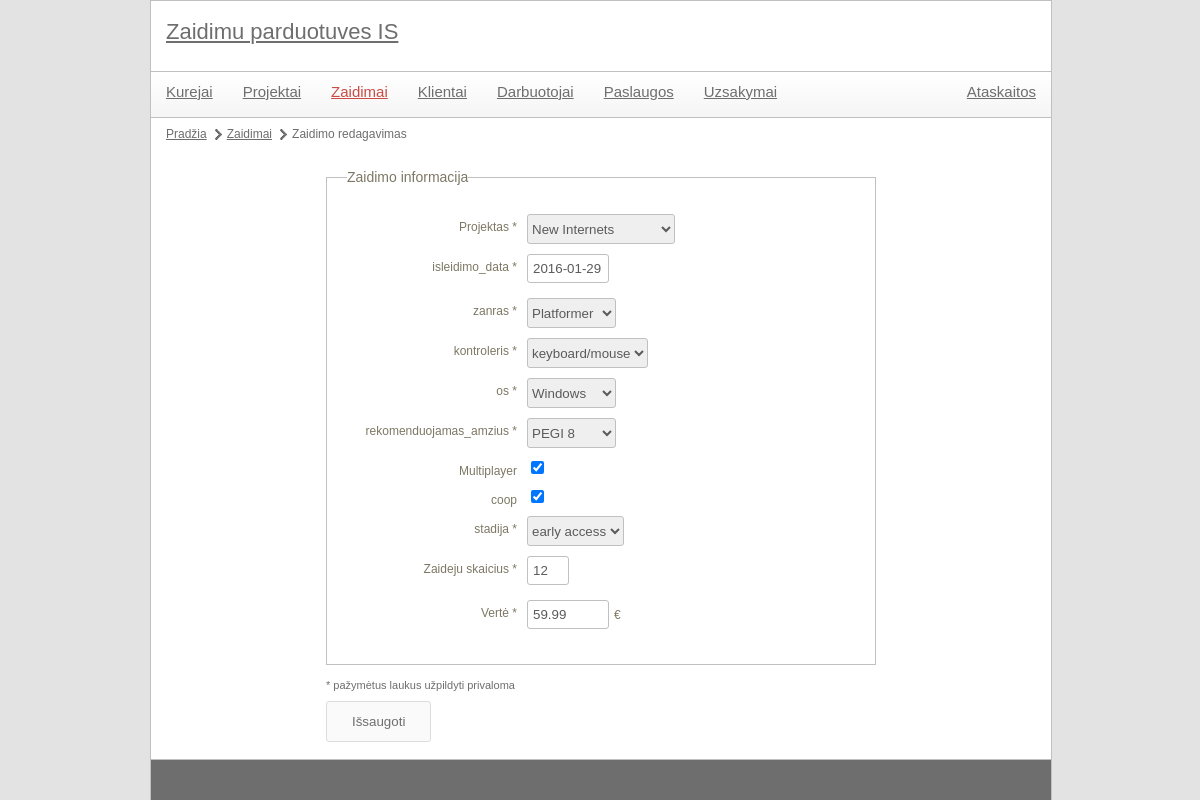
The page /index.php?module=game&action=edit&id=1 on the database its author committed.
### tables this page shows
CREATE TABLE `zaidimai` (
  `id` int(11) NOT NULL,
  `isleidimo_data` date NOT NULL,
  `multiplayer` tinyint(1) NOT NULL,
  `coop` tinyint(1) NOT NULL,
  `zaideju_skaicius` smallint(6) NOT NULL,
  `verte` decimal(8,2) NOT NULL,
  `zanras` int(11) NOT NULL,
  `kontroleris` int(11) NOT NULL,
  `os` int(11) NOT NULL,
  `rekomenduojamas_amzius` int(11) NOT NULL,
  `stadija` int(11) DEFAULT NULL,
  `fk_projektas` int(11) NOT NULL
);

### controls/game_edit.php (called while the page is built, shortened)
<?php
include 'libraries/games.class.php';
$carsObj = new games();
include 'libraries/creators.class.php';
$brandsObj = new creators();
include 'libraries/projects.class.php';
$modelsObj = new projects();
$data = array();
$required = array('projektas', 'isleidimo_data', 'zanras', 'kontroleris', 'os', 'rekomenduojamas_amzius', 'stadija', 'zaideju_skaicius', 'verte');
$maxLengths = array (
	'zaideju_skaicius' => 9999
);
if(!empty($_POST['submit'])) {
	$validations = array (
		'projektas' => 'positivenumber',
		'isleidimo_data' => 'date',
		'zanras' => 'positivenumber',
		'kontroleris' => 'positivenumber',
		'os' => 'positivenumber',
		'rekomenduojamas_amzius' => 'positivenumber',
		'stadija' => 'positivenumber',
		'zaideju_skaicius' => 'positivenumber',
		'verte' => 'price'
		);
	include 'utils/validator.class.php';
	$validator = new validator($validations, $required, $maxLengths);
	if($validator->validate($_POST)) {
		$dataPrepared = $validator->preparePostFieldsForSQL();
		if(isset($dataPrepared['multiplayer']) && $dataPrepared['multiplayer'] == 'on') {
			$dataPrepared['multiplayer'] = 1;
		} else {
			$dataPrepared['multiplayer'] = 0;
		}
		if(isset($dataPrepared['coop']) && $dataPrepared['coop'] == 'on') {
			$dataPrepared['coop'] = 1;
		} else {
			$dataPrepared['coop'] = 0;
		}
		$carsObj->updateCar($dataPrepared);
		header("Location: index.php?module={$module}&action=list");
		die();
	} else {
		$formErrors = $validator->getErrorHTML();
		$data = $_POST;
	}
} else {
	$data = $carsObj->getCar($id);
}
include 'templates/game_form.tpl.php';
?>

### index.php (called while the page is built, shortened)
<?php
	include 'utils/mysql.class.php';
	if(isset($_GET['module'])) {
		$module = mysql::escape($_GET['module']);
	}
	include 'templates/main.tpl.php';
?>

### utils/mysql.class.php (called while the page is built, shortened)
<?php
class mysql {
    protected static $connection;
    public static function connect() {
		if(!isset(self::$connection)) {
            self::$connection = new mysqli(config::DB_SERVER, config::DB_USERNAME, config::DB_PASSWORD, config::DB_NAME);
        }
        return self::$connection;
    }
    public static function query($query) {
        $connection = mysql::connect();
        $result = $connection->query($query);
        return $result;
    }
    public static function select($query) {
        $rows = array();
        $result = mysql::query($query);
        while ($row = $result->fetch_assoc()) {
            $rows[] = $row;
        }
        return $rows;
    }
	public static function escape($field) {
		$connection =  mysql::connect();
		return mysqli_real_escape_string($connection, $field);
	}
}

### libraries/creators.class.php (called while the page is built, shortened)
<?php
class creators {
	private $kurejai_lentele = '';
	public function __construct() {
		$this->kurejai_lentele = config::DB_PREFIX . 'kurejai';
	}
	public function getBrandList($limit = null, $offset = null) {
		$limitOffsetString = "";
		$query = "  SELECT *
					FROM {$this->kurejai_lentele}{$limitOffsetString}";
		$data = mysql::select($query);
		return $data;
	}
}

### libraries/projects.class.php (called while the page is built, shortened)
<?php
class projects {
	private $projektai_lentele = '';
	public function __construct() {
		$this->projektai_lentele = config::DB_PREFIX . 'projektai';
	}
	public function getModelListByBrand($brandId) {
		$query = "  SELECT *
					FROM `{$this->projektai_lentele}`
					WHERE `fk_kurejas`='{$brandId}'";
		$data = mysql::select($query);
		return $data;
	}
}

### libraries/games.class.php (called while the page is built, shortened)
<?php
class games {
	private $automobiliai_lentele = '';
	private $auto_busenos_lentele = '';
	private $degalu_tipai_lentele = '';
	private $kebulu_tipai_lentele = '';
	private $pavaru_dezes_lentele = '';
	private $lagaminai_lentele = '';
	public function __construct() {
		$this->automobiliai_lentele = config::DB_PREFIX . 'zaidimai';
		$this->auto_busenos_lentele = config::DB_PREFIX . 'zaidimu_stadijos';
		$this->degalu_tipai_lentele = config::DB_PREFIX . 'kontroleriai';
		$this->kebulu_tipai_lentele = config::DB_PREFIX . 'os';
		$this->pavaru_dezes_lentele = config::DB_PREFIX . 'zanrai';
		$this->lagaminai_lentele = config::DB_PREFIX . 'rekomenduojami_amziai';
	}
	public function getCar($id) {
		$query = "  SELECT `{$this->automobiliai_lentele}`.`id`,
						   `{$this->automobiliai_lentele}`.`isleidimo_data`,
						   `{$this->automobiliai_lentele}`.`multiplayer`,
						   `{$this->automobiliai_lentele}`.`coop`,
						   `{$this->automobiliai_lentele}`.`zaideju_skaicius`,
						   `{$this->automobiliai_lentele}`.`verte`,
						   `{$this->automobiliai_lentele}`.`zanras`,
						   `{$this->automobiliai_lentele}`.`kontroleris`,
						   `{$this->automobiliai_lentele}`.`os`,
						   `{$this->automobiliai_lentele}`.`rekomenduojamas_amzius`,
						   `{$this->automobiliai_lentele}`.`stadija`,
						   `{$this->automobiliai_lentele}`.`fk_projektas` AS `projektas`
					FROM `{$this->automobiliai_lentele}`
					WHERE `{$this->automobiliai_lentele}`.`id`='{$id}'";
		$data = mysql::select($query);
		return $data[0];
	}
	public function getGearboxList() {
		$query = "  SELECT *
					FROM `{$this->pavaru_dezes_lentele}`";
		$data = mysql::select($query);
		return $data;
	}
	public function getFuelTypeList() {
		$query = "  SELECT *
					FROM `{$this->degalu_tipai_lentele}`";
		$data = mysql::select($query);
		return $data;
	}
	public function getBodyTypeList() {
		$query = "  SELECT *
					FROM `{$this->kebulu_tipai_lentele}`";
		$data = mysql::select($query);
		return $data;
	}
	public function getLugageTypeList() {
		$query = "  SELECT *
					FROM `{$this->lagaminai_lentele}`";
		$data = mysql::select($query);
		return $data;
	}
	public function getCarStateList() {
		$query = "  SELECT *
					FROM `{$this->auto_busenos_lentele}`";
		$data = mysql::select($query);
		return $data;
	}
}

### templates/game_form.tpl.php (the view, shortened to what this page needs)
<ul id="pagePath">
	<li><a href="index.php">Pradžia</a></li>
	<li><a href="index.php?module=<?php echo $module; ?>&action=list">Zaidimai</a></li>
	<li><?php if(!empty($id)) echo "Zaidimo redagavimas"; else echo "Naujas zaidimas"; ?></li>
</ul>
<div id="formContainer">
	<form action="" method="post">
		<fieldset>
			<legend>Zaidimo informacija</legend>
			<p>
				<label class="field" for="projektas">Projektas<?php echo in_array('projektas', $required) ? '<span> *</span>' : ''; ?></label>
				<select id="projektas" name="projektas">
					<?php
						$brands = $brandsObj->getBrandList();
						foreach($brands as $key => $val) {
							echo "<optgroup label='{$val['pavadinimas']}'>";
							$models = $modelsObj->getModelListByBrand($val['id']);
							foreach($models as $key2 => $val2) {
								$selected = "";
								if(isset($data['projektas']) && $data['projektas'] == $val2['id']) {
									$selected = " selected='selected'";
								}
								echo "<option{$selected} value='{$val2['id']}'>{$val2['pavadinimas']}</option>";
							}
						}
					?>
				</select>
			</p>
			<p>
				<label class="field" for="pagaminimo_data">isleidimo_data<?php echo in_array('isleidimo_data', $required) ? '<span> *</span>' : ''; ?></label>
				<input type="text" id="isleidimo_data" name="isleidimo_data" class="textbox textbox-70 date" value="<?php echo isset($data['isleidimo_data']) ? $data['isleidimo_data'] : ''; ?>"></p>
			<p>
				<label class="field" for="zanras">zanras<?php echo in_array('zanras', $required) ? '<span> *</span>' : ''; ?></label>
				<select id="zanras" name="zanras">
					<?php
						$gearboxes = $carsObj->getGearboxList();
						foreach($gearboxes as $key => $val) {
							$selected = "";
							if(isset($data['zanras']) && $data['zanras'] == $val['id']) {
								$selected = " selected='selected'";
							}
							echo "<option{$selected} value='{$val['id']}'>{$val['name']}</option>";
						}
					?>
				</select>
			</p>
			<p>
				<label class="field" for="kontroleris">kontroleris<?php echo in_array('kontroleris', $required) ? '<span> *</span>' : ''; ?></label>
				<select id="kontroleris" name="kontroleris">
					<?php
						$fueltypes = $carsObj->getFuelTypeList();
						foreach($fueltypes as $key => $val) {
							$selected = "";
							if(isset($data['kontroleris']) && $data['kontroleris'] == $val['id']) {
								$selected = " selected='selected'";
							}
							echo "<option{$selected} value='{$val['id']}'>{$val['name']}</option>";
						}
					?>
				</select>
			</p>
			<p>
				<label class="field" for="os">os<?php echo in_array('os', $required) ? '<span> *</span>' : ''; ?></label>
				<select id="os" name="os">
					<?php
						$bodytypes = $carsObj->getBodyTypeList();
						foreach($bodytypes as $key => $val) {
							$selected = "";
							if(isset($data['os']) && $data['os'] == $val['id']) {
								$selected = " selected='selected'";
							}
							echo "<option{$selected} value='{$val['id']}'>{$val['name']}</option>";
						}
					?>
				</select>
			</p>
			<p>
				<label class="field" for="rekomenduojamas_amzius">rekomenduojamas_amzius<?php echo in_array('rekomenduojamas_amzius', $required) ? '<span> *</span>' : ''; ?></label>
				<select id="rekomenduojamas_amzius" name="rekomenduojamas_amzius">
					<?php
						$lugage = $carsObj->getLugageTypeList();
						foreach($lugage as $key => $val) {
							$selected = "";
							if(isset($data['rekomenduojamas_amzius']) && $data['rekomenduojamas_amzius'] == $val['id']) {
								$selected = " selected='selected'";
							}
							echo "<option{$selected} value='{$val['id']}'>{$val['name']}</option>";
						}
					?>
				</select>
			</p>
			<p>
				<label class="field" for="multiplayer">Multiplayer</label>
				<input type="checkbox" id="multiplayer" name="multiplayer"<?php echo (isset($data['multiplayer']) && ($data['multiplayer'] == 1 || $data['multiplayer'] == 'on'))  ? ' checked="checked"' : ''; ?>>
			</p>
			<p>
				<label class="field" for="coop">coop</label>
				<input type="checkbox" id="coop" name="coop"<?php echo (isset($data['coop']) && ($data['coop'] == 1 || $data['coop'] == 'on'))  ? ' checked="checked"' : ''; ?>>
			</p>
                        <p>
				<label class="field" for="stadija">stadija<?php echo in_array('stadija', $required) ? '<span> *</span>' : ''; ?></label>
				<select id="stadija" name="stadija">
					<?php
						$car_states = $carsObj->getCarStateList();
						foreach($car_states as $key => $val) {
							$selected = "";
							if(isset($data['stadija']) && $data['stadija'] == $val['ID']) {
								$selected = " selected='selected'";
							}
							echo "<option{$selected} value='{$val['ID']}'>{$val['name']}</option>";
						}
					?>
				</select>
			</p>
			<p>
				<label class="field" for="zaideju_skaicius">Zaideju skaicius<?php echo in_array('zaideju_skaicius', $required) ? '<span> *</span>' : ''; ?></label>
				<input type="text" id="zaideju_skaicius" name="zaideju_skaicius" class="textbox textbox-30" value="<?php echo isset($data['zaideju_skaicius']) ? $data['zaideju_skaicius'] : ''; ?>">
			</p>
			<p>
				<label class="field" for="verte">Vertė<?php echo in_array('verte', $required) ? '<span> *</span>' : ''; ?></label>
				<input type="text" id="verte" name="verte" class="textbox textbox-70" value="<?php echo isset($data['verte']) ? $data['verte'] : ''; ?>"><span class="units">&euro;</span>
			</p>
		</fieldset>
		<p class="required-note">* pažymėtus laukus užpildyti privaloma</p>
		<p>
			<input type="submit" class="submit button" name="submit" value="Išsaugoti">
		</p>
	</form>
</div>

### style/main.css (style rules this page uses)
body { color: #6e6e6e; font-family: Verdana, Geneva, sans-serif; font-size: 12px; background-color: #e3e3e3; width: 900px; margin: 0px auto; }
a { color: #6e6e6e; }
.button { background-color: #fafafa; border: 1px solid #ddd; padding: 12px 25px; display: block; text-decoration: none; color: #6e6e6e; border-radius: 3px; moz-border-radius: 3px; }
#contentMain #pagePath { margin: 10px 0px 10px 0px; display: block; float: left; }
#contentMain #pagePath li { float: left; display: block; margin-right: 5px; background: url(images/page-path-separator.png) center right no-repeat; padding-right: 15px; }
#contentMain #pagePath li:last-child { background: none; }
#formContainer { margin: 20px auto 17px auto; width: 550px; }
#formContainer p.required-note { margin-bottom: 10px; font-size: 11px; }
fieldset { width: 528px; margin-bottom: 15px; border: 1px solid #c0c0c0; color: #7D7764; padding: 25px 0px 25px 20px; }
legend { font-size: 14px; }
label.field { text-align: right; width: 165px; float: left; margin-top: 7px; margin-right: 10px; }
input.textbox { color: #5b5b5b; height: 25px; padding-left: 5px; padding-right: 5px; border-radius: 3px; -moz-border-radius: 3px; border: 1px solid #c0c0c0; }
select { height: 30px; color: #5b5b5b; border-radius: 3px; -moz-border-radius: 3px; border: 1px solid #c0c0c0; }
input.textbox-70 { width: 70px; float: left; margin-bottom: 10px; }
input.textbox-30 { width: 30px; float: left; margin-bottom: 10px; }
fieldset p { clear: both; padding: 5px; }
fieldset p span.max-len, fieldset p span.units { font-size: 9px; margin-left: 5px; line-height: 28px; }
fieldset p span.units { font-size: 12px; line-height: 30px; }

### rows shown on the page
zaidimai: isleidimo_data "2016-01-29", multiplayer "☑", coop "☑", zaideju_skaicius "12", verte "59.99"

### other values the page prints
form field projektas "New Internets"
form field zanras "Platformer"
form field kontroleris "keyboard/mouse"
form field os "Windows"
form field rekomenduojamas_amzius "PEGI 8"
form field stadija "early access"
